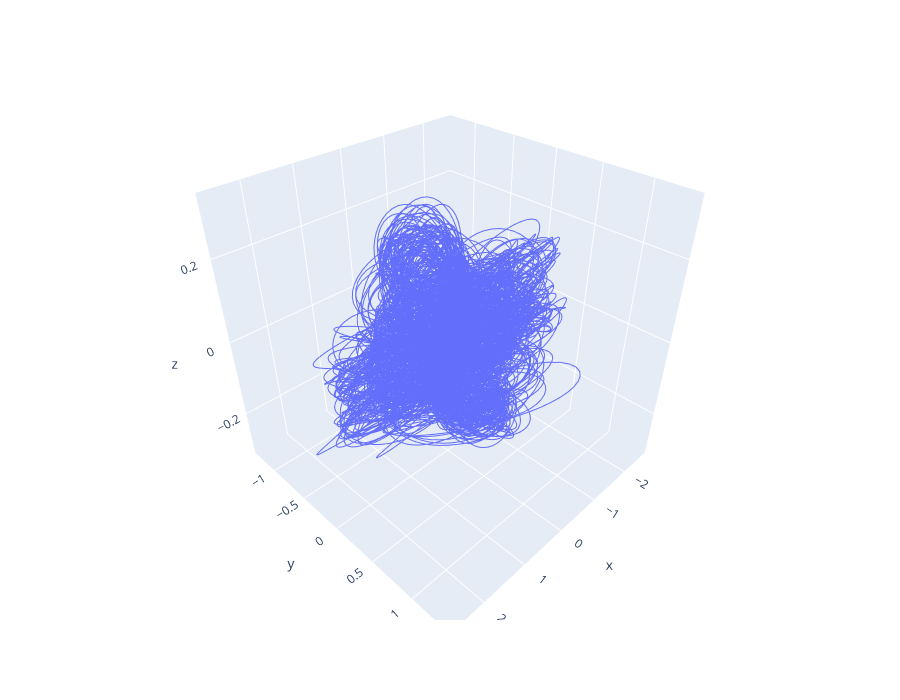

The code cell stored with this chart in its notebook:
### Code cell
import plotly.express as px
x_pca = PCA(3).fit_transform(unmixed[:,0,:])
fig = px.line_3d(x=x_pca[:,0], y=x_pca[:,1],z=x_pca[:,2],height=700)

fig.show()

### Figure 1 — Plotly figure (JSON) as saved in the notebook; plotly's stock layout.template omitted (floating-point values rounded to 4 significant figures; data arrays with more than 128 entries replaced by an {"elided": "..."} marker saying what was removed)
{"data": [{"hovertemplate": "x=%{x}<br>y=%{y}<br>z=%{z}<extra></extra>", "legendgroup": "", "line": {"color": "#636efa", "dash": "solid"}, "marker": {"symbol": "circle"}, "mode": "lines", "name": "", "scene": "scene", "showlegend": false, "type": "scatter3d", "x": {"elided": "29860 float values"}, "y": {"elided": "29860 float values"}, "z": {"elided": "29860 float values"}}], "layout": {"height": 700, "legend": {"tracegroupgap": 0}, "margin": {"t": 60}, "scene": {"domain": {"x": [0, 1], "y": [0, 1]}, "xaxis": {"title": {"text": "x"}}, "yaxis": {"title": {"text": "y"}}, "zaxis": {"title": {"text": "z"}}}}}
